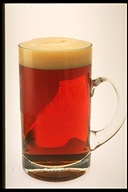
%> input picture MachineLearning/SpectralClustering/S_beer.jpeg, 128 x 192 px
$ octave --eval "result = EdgeDetectadjust('../MachineLearning/SpectralClustering/S_beer.jpeg');"   (GNU Octave 9; MATLAB toolbox functions it lacks are replaced by stand-ins)
%> lines starting %> are read from the running program, lines starting %| are printed output that depends on the picture; in (x1, y1, x2, y2) boxes, pixels count from 0 and x2, y2 are one past the last pixel; in counts of white or black regions, pixels touching at a corner belong together; the program's own positions count from 1
function [maggrad,direcgrad,edgepic,thinnedpic,expansionedge] = EdgeDetectadjust(picnamestring,operatortype,gradientdirection,definethresh)
%%Arguments:
%%picnamestring: picture name string with .jpg
%%operatortype: 'roberts' or 'sobel'
%%directionthreshold 'x' or 'y' or 'xy' (for both)
if nargin == 1
   operatortype = 'sobel';
   gradientdirection = 'xy';
end
if nargin == 2
   gradientdirection='xy';
end

%%Rod Dockter Feb 2012
%%CSCI 5561 Prof. Papanikolopolous
%%Programming Assignment 1
%%URL: https://sites.google.com/a/umn.edu/umnworkdockter/edgedetection
%%This programmed is designed to read in an image, convert it to grayscale
%%Then perform statistical threshold calculations on the image.
%%Then using either the Roberts or Sobel(3x3) operator, detect edges
%%Which correspond to pixel gradients which exceed this threshold.
%%After that, the program will perform expansion to fill gaps.
%%Then finally Thin the connectivity to remove overly thick edges.


%%%%%%%%%%%%%%%%%%%%%%%%%%%%%%%%%%%%%%%%%%%%%%%%%%%%%%%%%%%%%%%%%%
%%Preprocessing to grayscale and image input
inputpic = imread(picnamestring);
%> inputpic is the input picture: size 192x128x3 uint8; mean R, G, B 197.7, 150.4, 130.8
picg = rgb2gray(inputpic);
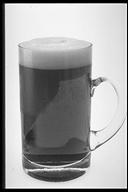
%> picg: size 192x128 uint8; min 0, max 253, mean 162.3
picg=im2uint8(picg);
save picg
%%picg = Grayscale version
[row,col]=size(picg);
%%magnitude gradient
maggrad=zeros(row,col);
maggrad=mat2gray(maggrad);
maggrad=im2uint8(maggrad);
save maggrad
%% direction gradient
direcgrad=zeros(row,col);
direcgrad=mat2gray(direcgrad);
direcgrad=im2uint8(direcgrad);
save direcgrad
edgepic=zeros(row,col);
edgepic=mat2gray(edgepic);
edgepic=im2uint8(edgepic);
save edgepic

%%Defining relevant operators
%Roberts
%%R1=[0,1;-1,0];
%%R2=[1,0;0,-1];
%%Sobel
%%S1=[-1,0,1;-2,0,2;-1,0,1];
%%S2=[1,2,1;0,0,0;-1,-2,-1];

%%%%%%%%%%%%%%%%%%%%%%%%%%%%%%%%%%%%%%%%%%%%%%%%%%%%%%%%%%%%%%%%%%%%%%%%%%
%%Determining Threshold
%%Using Otsu Method of between class variance for magnitude threshold
%%maxgray=max(picg(:));
totalpixel=row*col;
%%turns the picture into a vector to perform a histogram on the whole
%%matrix (1:256 since arrays are based at one
grayhist=zeros(1,256);
picvector=reshape(picg,1,totalpixel);
for val=1:totalpixel
    histvalue=round(picvector(val))+1;
    grayhist(histvalue)=grayhist(histvalue)+1;
end
%> this loop made 24576 passes
%> histvalue on passes 1 to 3: 2, 2, 2
%> after the loop, grayhist = 256 values, max 734 at index 244, min 0 at index 9, mean 96
%%Perform loop to determine weights and means for the forground and
%%background of the histogram
%%*I consulted wikipedia for specifics of this method

%%Initialize values
BCVmax=0;
magthreshold=0;
directionr=0;
directions=0;
Wbnum=0;
Wbden=totalpixel;
Wb=0;
Wfnum=0;
Wfden=totalpixel;
Wf=0;
Ubnum=0;
Ubden=0;
Ub=0;
Ufnum=0;
Ufden=0;
Uf=0;
for k=1:256
    weightedtotal=(k-1)*grayhist(k);
end
%> this loop made 256 passes
%> weightedtotal on passes 1 to 3: 0, 454, 308
%%Loop for threshold determination (Maximizing between class variance)
for m=1:1:256
    Wbnum=Wbnum+grayhist(m);
    Wfnum=totalpixel-Wbnum;
    Wb=Wbnum/Wbden;
    Wf=Wfnum/Wfden;
    if (Wfnum ~= 0) && (Wbnum~=0)
        Ubnum=Ubnum + m*grayhist(m);
        Ubden=Wbnum;
        Ub=Ubnum/Ubden;
        Ufnum=weightedtotal-Ubnum;
        Ufden=Wfnum;
        Uf=Ufnum/Ufden;
    end
    if (Wfnum == 0) || (Wbnum == 0)
        Ub=0;
        Uf=0;
    end
    %%Between Class Variance
    BCV=Wb*Wf*((Ub-Uf)^2);
    %%Maximize
    if BCV>BCVmax
       BCVmax=BCV;
       magthreshold=m;
    end
end
%> this loop made 256 passes
%> (Wbnum, Wfnum, Wb, Wf, Ubnum, Ubden, Ufnum) on passes 1 to 8: (415, 24161, 0.0169, 0.983, 415, 415, -415), (869, 23707, 0.0354, 0.965, 1323, 869, -1323), (1023, 23553, 0.0416, 0.958, 1785, 1023, -1785), (1103, 23473, 0.0449, 0.955, 2105, 1103, -2105), (1231, 23345, 0.0501, 0.95, 2745, 1231, -2745), (1302, 23274, 0.053, 0.947, 3171, 1302, -3171), (1321, 23255, 0.0538, 0.946, 3304, 1321, -3304), (1324, 23252, 0.0539, 0.946, 3328, 1324, -3328)
if nargin == 4
magthreshold=definethresh;
end

%%%%%%%%%%%%%%%%%%%%%%%%%%%%%%%%%%%%%%%%%%%%%%%%%%%%%%%%%%%%%%%%%%%%%%%%%%
%%Implementation of sobel or roberts operators
%%Direction and magnitude thresholding occurs in the loop below
%%Case structure is used for direction threshold
switch operatortype
    case 'roberts'
        %%row represents y from top to bottom
        %%col represents x from left to right
        for i=1:row-1
            for j=1:col-1
            %%produce gradient terms with roberts operator
            deltar1=picg(i,j+1)-picg(i+1,j);
            deltar2=picg(i,j)-picg(i+1,j+1);
            magr=uint8(sqrt(double(deltar1)^2+double(deltar2)^2));
            directionr=uint8(atan2(double(deltar2),double(deltar1)));
            maggrad(i,j)=round(magr);
            direcgrad(i,j)=uint8((directionr+pi)*(255/(2*pi)));
            switch gradientdirection
                case 'x'
                    if magr>magthreshold
                        if (abs(directionr)>=(3*pi)/4) || (abs(directionr)<=(pi)/4)
                            edgepic(i,j)=255;
                        end
                    end
                case 'y'
                    if magr>magthreshold
                        if (abs(directionr)<=(3*pi)/4) && (abs(directionr)>=(pi)/4)
                            edgepic(i,j)=255;
                        end
                    end
                case 'xy'
                    if magr>magthreshold
                        edgepic(i,j)=255;
                    end
            end
            end
        end
    case 'sobel'
        for i=2:row-1
            for j=2:col-1
            %%Produce gradient terms with sobel operator
            deltas1=picg(i-1,j+1)+uint8(2)*picg(i,j+1)+picg(i+1,j+1)-picg(i-1,j-1)-uint8(2)*picg(i,j-1)-picg(i+1,j-1);
            deltas2=picg(i-1,j-1)+uint8(2)*picg(i-1,j)+picg(i-1,j+1)-picg(i+1,j-1)-uint8(2)*picg(i+1,j)-picg(i+1,j+1);
            mags=uint8(sqrt(double(deltas1)^2+double(deltas2)^2));
            directions=uint8(atan2(double(deltas2),double(deltas1)));
            maggrad(i,j)=round(mags);
            direcgrad(i,j)=uint8((directions+pi)*(255/(2*pi)));
            switch gradientdirection
                case 'x'
                    if mags>magthreshold
                        if (abs(directions)>=(3*pi)/4) || (abs(directions)<=(pi)/4)
                            edgepic(i,j)=255;
                        end
                    end
                case 'y'
                    if mags>magthreshold
                        if (directions<=(3*pi)/4) && (directions>=(pi)/4)
                            edgepic(i,j)=255;
                        end
                    end
                case 'xy'
                    if mags>magthreshold
                        edgepic(i,j)=255;
                    end
            end
            end
        end
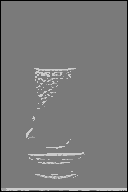
%> direcgrad: size 192x128 uint8; min 0, max 203, mean 122
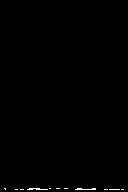
%> edgepic: size 192x128 uint8; 0.39% white in thin lines or dots, all inside (x1, y1, x2, y2) = (4, 188, 124, 190)
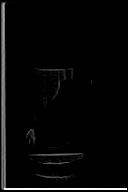
%> maggrad: size 192x128 uint8; min 0, max 255, mean 7.5
end
maggrad;
direcgrad;
edgepic;

%%%%%%%%%%%%%%%%%%%%%%%%%%%%%%%%%%%%%%%%%%%%%%%%%%%%%%%%%%%%%%%%%%%%%%%%%%
%%Performing expansion on the edge detection image to fill in gaps
expansionedge=uint8(edgepic);
for q=2:row-1
   for w=2:col-1
        neighborvector=[edgepic(q-1,w-1),edgepic(q-1,w),edgepic(q-1,w+1),edgepic(q,w-1),edgepic(q,w+1),edgepic(q+1,w-1),edgepic(q+1,w),edgepic(q+1,w+1)];
        neighborvectorcount  = 0;
        for vc=1:numel(neighborvector)
            if neighborvector(vc) == 255
               neighborvectorcount =1;
            end
        end
        if neighborvectorcount == 1
            expansionedge(q,w)=255;
        end
   end
end
%> expansionedge: size 192x128 uint8; 1.3% white; 7 white regions (3 under 20 px), largest, box (x1, y1, x2, y2) and area: (26, 187, 52, 191) 91, (74, 187, 97, 191) 82, (103, 188, 125, 191) 66, (14, 188, 25, 191) 33
%> (the rest of the program and of its run is left out)
